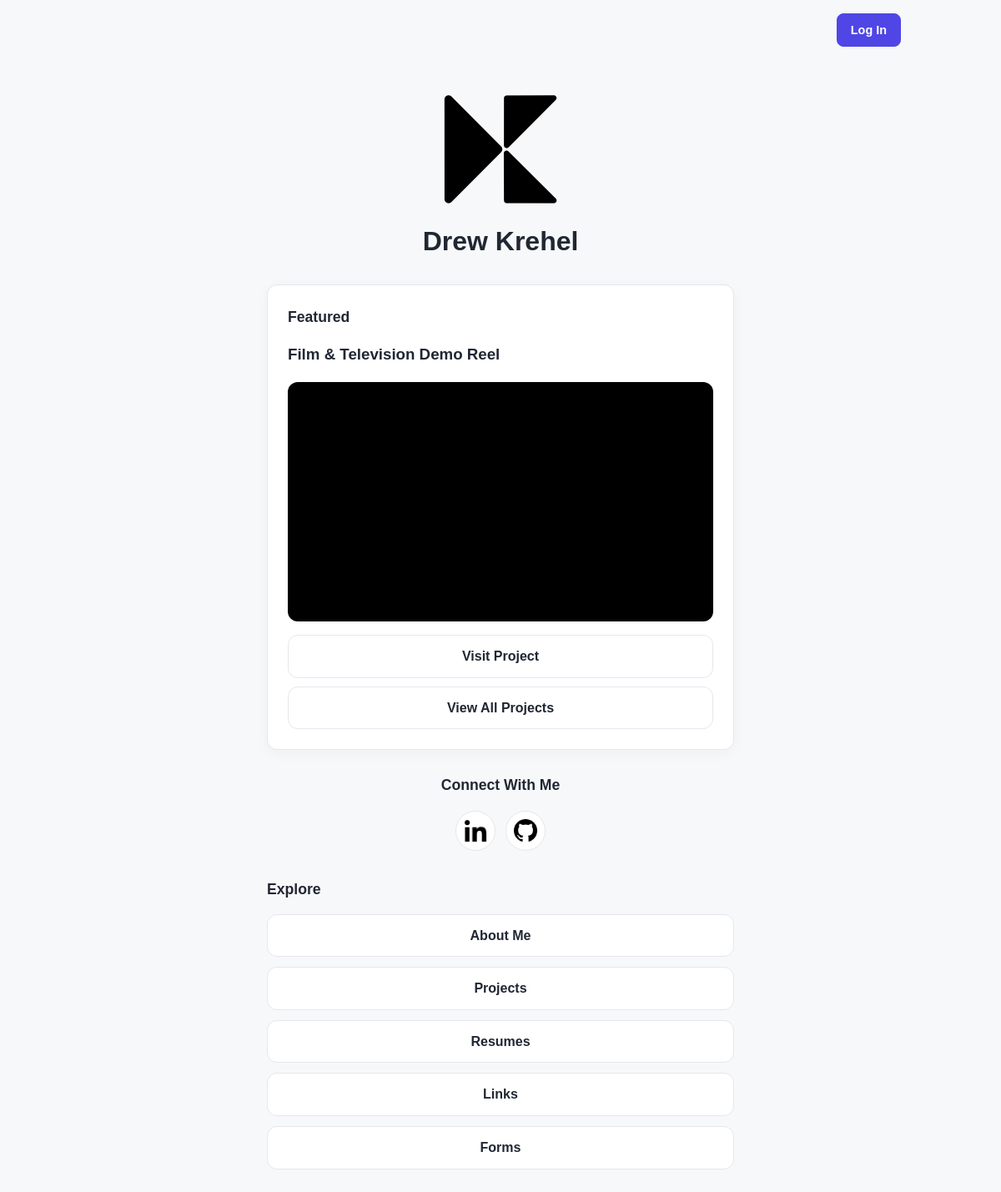
Page /drewkrehel/ on the committed database.
### builder/models.py (models this page shows)
class Profile(models.Model):
    user = models.OneToOneField(
        User,
        on_delete=models.CASCADE
    )
    featured_section = models.CharField(
        max_length=20,
        choices=[
            ("about", "About Me"),
            ("projects", "Projects"),
            ("resumes", "Resumes"),
            ("links", "Links"),
            ("forms", "Forms"),
        ],
        blank=True,
    )
    featured_object_id = models.PositiveIntegerField(
        null=True,
        blank=True,
    )
    display_name = models.CharField(
        max_length=200,
        help_text="Enter the name you want visitors to see"
    )
    email = models.EmailField(
        max_length=200,
        help_text="Enter the email you want visitors to see"
    )
    phone = models.CharField(
        max_length=50,
        blank=True,
        help_text="Enter the # you want visitors to see"
    )
    bio = models.TextField(
        max_length=1000,
        blank=True,
        help_text="Add a short bio"
    )
    profile_image = models.ImageField(
        upload_to='profile_images/',
        blank=True,
        help_text="Upload a profile image"
    )
    index_thumbnail = models.ImageField(
        upload_to="index_thumbnails/",
        blank=True,
    )

class Project(models.Model):
    user = models.ForeignKey(
    User,
    on_delete=models.CASCADE
    )
    title = models.CharField(
        max_length=200,
        help_text="Enter the name of your project"
    )
    description = models.TextField(
        max_length=500,
        blank=True,
        help_text="Enter a brief description of your project"
    )
    link = models.URLField(
        help_text="Enter the URL for your project"
    )
    image = models.ImageField(
        upload_to='project_images/',
        blank=True,
        help_text="Upload a project image"
    )
    video_url = models.URLField(
        blank=True,
        help_text="Optional YouTube or Vimeo URL to embed instead of the thumbnail image",
    )
    sort_order = models.PositiveIntegerField(default=0)
    def get_video_embed_url(self):
        if not self.video_url:
            return ""
        parsed_url = urlparse(self.video_url)
        host = parsed_url.hostname or ""
        path_parts = [part for part in parsed_url.path.split("/") if part]
        if host in {
            "youtube.com",
            "www.youtube.com",
            "m.youtube.com",
            "youtube-nocookie.com",
            "www.youtube-nocookie.com",
        }:
            if parsed_url.path == "/watch":
                video_id = parse_qs(parsed_url.query).get("v", [""])[0]
            elif len(path_parts) >= 2 and path_parts[0] in {
                "embed", "shorts", "live"
            }:
                video_id = path_parts[1]
            else:
                return ""
            if re.fullmatch(r"[A-Za-z0-9_-]{11}", video_id):
                return f"https://www.youtube-nocookie.com/embed/{video_id}"
        elif host in {"youtu.be", "www.youtu.be"}:
            video_id = path_parts[0] if path_parts else ""
            if re.fullmatch(r"[A-Za-z0-9_-]{11}", video_id):
                return f"https://www.youtube-nocookie.com/embed/{video_id}"
        elif host in {"vimeo.com", "www.vimeo.com"}:
            video_id = path_parts[0] if path_parts else ""
            if video_id.isdigit():
                return f"https://player.vimeo.com/video/{video_id}"
        elif host == "player.vimeo.com":
            if len(path_parts) == 2 and path_parts[0] == "video":
                video_id = path_parts[1]
                if video_id.isdigit():
                    return f"https://player.vimeo.com/video/{video_id}"
        return ""

class Link(models.Model):
    user = models.ForeignKey(
        User,
        on_delete=models.CASCADE
    )
    display_name = models.CharField(
        max_length=200,
        help_text="Enter the name of your link"
    )
    link_url = models.URLField(
        help_text="Enter the URL for your link"
    )
    is_social = models.BooleanField(
        default=False,
        help_text="Display this link in the homepage social icon banner"
    )
    link_image = models.ImageField(
        upload_to='link_images/',
        blank=True,
        help_text="Upload a link icon or image"
    )
    sort_order = models.PositiveIntegerField(default=0)

### builder/views.py (the view, shortened to what this page needs)
# urls.py: path("<str:username>/", views.home, name="home"),
def home(request, username):
    profile = Profile.objects.get(user__username=username)
    featured_object = None
    featured_form = None
    contact_form = None
    if profile.featured_section == "about":
        featured_object = profile
    elif profile.featured_section and profile.featured_object_id:
        if profile.featured_section == "projects":
            featured_object = Project.objects.filter(
                id=profile.featured_object_id,
                user=profile.user,
            ).first()
        elif profile.featured_section == "resumes":
            featured_object = Resume.objects.filter(
                id=profile.featured_object_id,
                user=profile.user,
            ).first()
        elif profile.featured_section == "links":
            featured_object = Link.objects.filter(
                id=profile.featured_object_id,
                user=profile.user,
            ).first()
        elif profile.featured_section == "forms":
            featured_object = Form.objects.filter(
                id=profile.featured_object_id,
                user=profile.user,
            ).first()
    social_links = Link.objects.filter(
        user=profile.user,
        is_social=True,
    ).order_by("sort_order", "id")
    context = {
        "profile": profile,
        "is_homepage": True,
        "featured_object": featured_object,
        "social_links": social_links,
        "featured_form": featured_form,
        "contact_form": contact_form,
    }
    return render(request, "index.html", context=context)

### builder/templates/index.html (shortened to what this page needs)
{% extends "base.html" %}
{% block content %}
<main class="profile-page">
    <header class="profile-header">
        {% if profile.index_thumbnail %}
        <img class="index-thumbnail" src="{{ profile.index_thumbnail.url }}" alt="Featured image for {{ profile.display_name }}">
        {% endif %}
        <h1 class="profile-name">{{ profile.display_name }}</h1>
    </header>
    {% if featured_object %}
    <section class="featured-card">
        <h2 class="section-title">Featured</h2>
        {% if profile.featured_section == "about" %}
        <p>{{ featured_object.bio }}</p>
        <!-- {% if featured_object.profile_image %}
        <img class="featured-image" src="{{ featured_object.profile_image.url }}"
            alt="{{ featured_object.display_name }}">
        {% endif %} -->
        <a class="button-link" href="{% url 'about' username=profile.user.username %}">
            Read More
        </a>
        {% elif profile.featured_section == "projects" %}
        <h3>{{ featured_object.title }}</h3>
        {% if featured_object.video_url and featured_object.get_video_embed_url %}
        <div class="project-video">
            <iframe src="{{ featured_object.get_video_embed_url }}" title="Video for {{ featured_object.title }}" loading="lazy"
                allow="accelerometer; autoplay; clipboard-write; encrypted-media; gyroscope; picture-in-picture; web-share"
 allowfullscreen>
            </iframe>
        </div>
        {% elif featured_object.image %}
        <img class="featured-image" src="{{ featured_object.image.url }}" alt="Image for {{ featured_object.title }}">
        {% endif %}
        <div class="featured-actions">
            <a class="button-link" href="{{ featured_object.link }}">
                Visit Project
            </a>
            <a class="button-link" href="{% url 'projects' username=profile.user.username %}">
                View All Projects
            </a>
        </div>
        {% endif %}
    </section>
    {% endif %}
    {% if social_links %}
    <section class="social-section">
        <h2 class="section-title">Connect With Me</h2>
        <div class="social-icons">
            {% for link in social_links %}
            <a href="{{ link.link_url }}" class="social-icon" target="_blank" rel="noopener noreferrer"
                aria-label="{{ link.display_name }}">
                {% if link.link_image %}
                <img src="{{ link.link_image.url }}" alt="{{ link.display_name }}">
                {% else %}
                <span>{{ link.display_name }}</span>
                {% endif %}
            </a>
            {% endfor %}
        </div>
    </section>
    {% endif %}
    <nav class="explore-nav" aria-label="Profile sections">
        <h2 class="section-title">Explore</h2>
        <div class="explore-links">
            <a class="button-link" href="{% url 'about' username=profile.user.username %}">
                About Me
            </a>
            <a class="button-link" href="{% url 'projects' username=profile.user.username %}">
                Projects
            </a>
            <a class="button-link" href="{% url 'resumes' username=profile.user.username %}">
                Resumes
            </a>
            <a class="button-link" href="{% url 'links' username=profile.user.username %}">
                Links
            </a>
            <a class="button-link" href="{% url 'forms' username=profile.user.username %}">
                Forms
            </a>
        </div>
    </nav>
</main>
{% endblock %}

### builder/static/builder/css/styles.css (style rules this page uses)
body { font-family: Arial, sans-serif; }

### builder/static/builder/css/site.css (style rules this page uses)
:root { --page-bg: #F7F8FA; --surface: #FFFFFF; --text-primary: #202733; --text-muted: #667085; --accent: #4F46E5; --border: #E4E7EC; --font-family: Arial, Helvetica, sans-serif; --radius: 12px; --content-width: 960px; }
* { box-sizing: border-box; }
body { margin: 0; background: var(--page-bg); color: var(--text-primary); font-family: var(--font-family); line-height: 1.6; }
a { color: var(--accent); }
.profile-page { width: min(100% - 32px, 560px); margin: 48px auto; }
.profile-header { text-align: center; margin-bottom: 32px; }
.profile-name { margin: 0; font-size: 2rem; line-height: 1.2; overflow-wrap: anywhere; }
.featured-card { padding: 24px; margin-bottom: 28px; background: var(--surface); border: 1px solid var(--border); border-radius: var(--radius); box-shadow: 0 4px 16px rgb(32 39 51 / 4%); }
.section-title { margin: 0 0 16px; font-size: 1.1rem; font-weight: 600; }
.featured-card h3 { margin-top: 0; }
.featured-actions { display: grid; gap: 10px; margin-top: 16px; }
.button-link, .primary-button { display: flex; align-items: center; justify-content: center; width: 100%; min-height: 48px; padding: 12px 16px; border: 1px solid var(--border); border-radius: var(--radius); background: var(--surface); color: var(--text-primary); text-align: center; text-decoration: none; font-weight: 600; overflow-wrap: anywhere; transition: background-color 150ms ease, border-color 150ms ease, transform 150ms ease; }
.social-section { margin-bottom: 32px; text-align: center; }
.social-icons { display: flex; flex-wrap: wrap; justify-content: center; gap: 12px; }
.social-icon { display: flex; align-items: center; justify-content: center; min-width: 48px; min-height: 48px; padding: 8px; border: 1px solid var(--border); border-radius: 50%; background: var(--surface); color: var(--text-primary); text-decoration: none; }
.social-icon img { display: block; width: 28px; height: 28px; object-fit: contain; }
.explore-nav { margin-top: 32px; }
.explore-links { display: grid; gap: 12px; }
.index-thumbnail { display: block; width: min(100%, 150px); aspect-ratio: 1 / 1; margin: 0 auto 16px; border-radius: 10%; object-fit: cover; }
.project-video { position: relative; width: 100%; aspect-ratio: 16 / 9; overflow: hidden; border-radius: var(--radius); background: #000; }
.project-video iframe { position: absolute; inset: 0; width: 100%; height: 100%; border: 0; }

### rows in the picture
Profile: index_thumbnail (picture), display_name "Drew Krehel"
Project: title "Film & Television Demo Reel"
Link: link_image (picture)
Link: link_image (picture)
